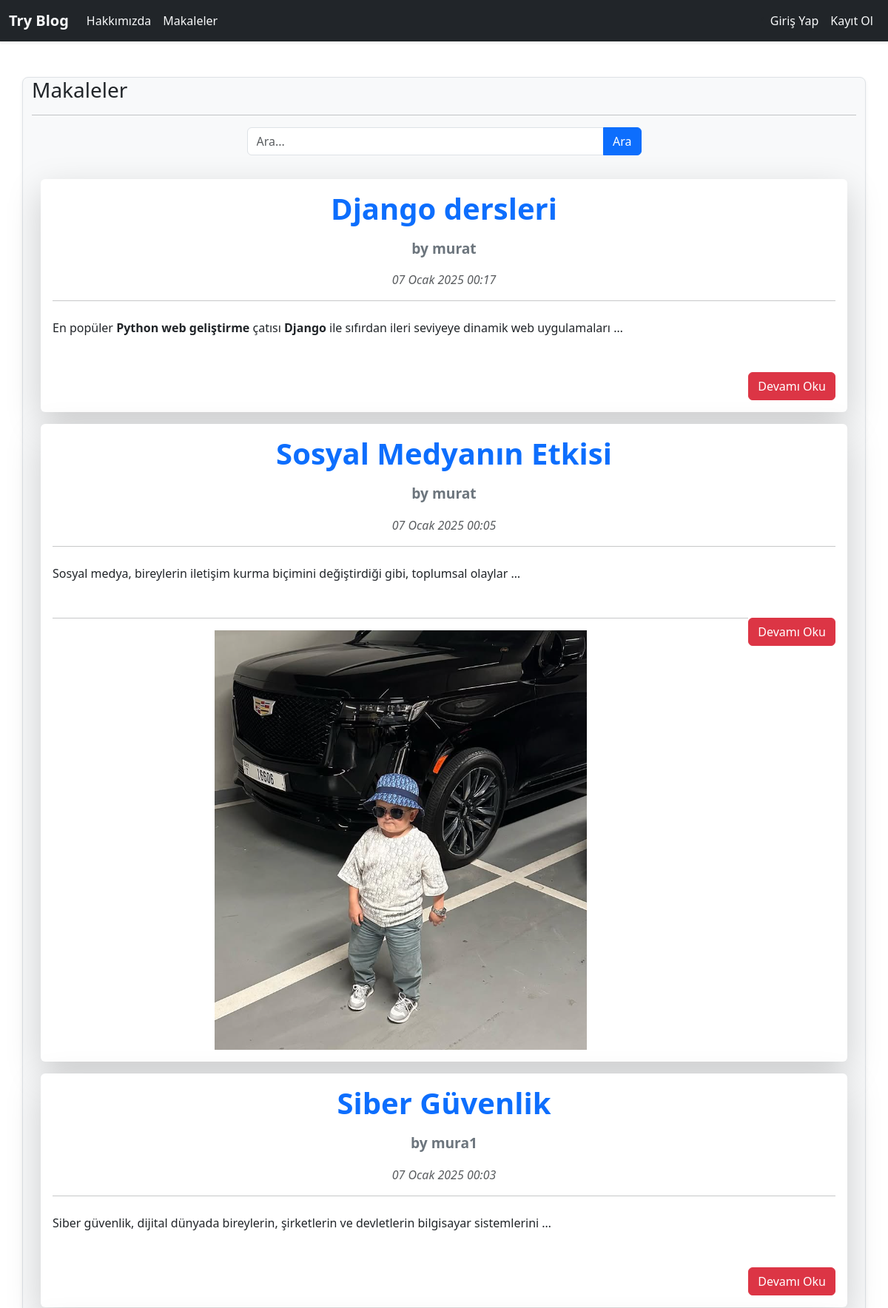
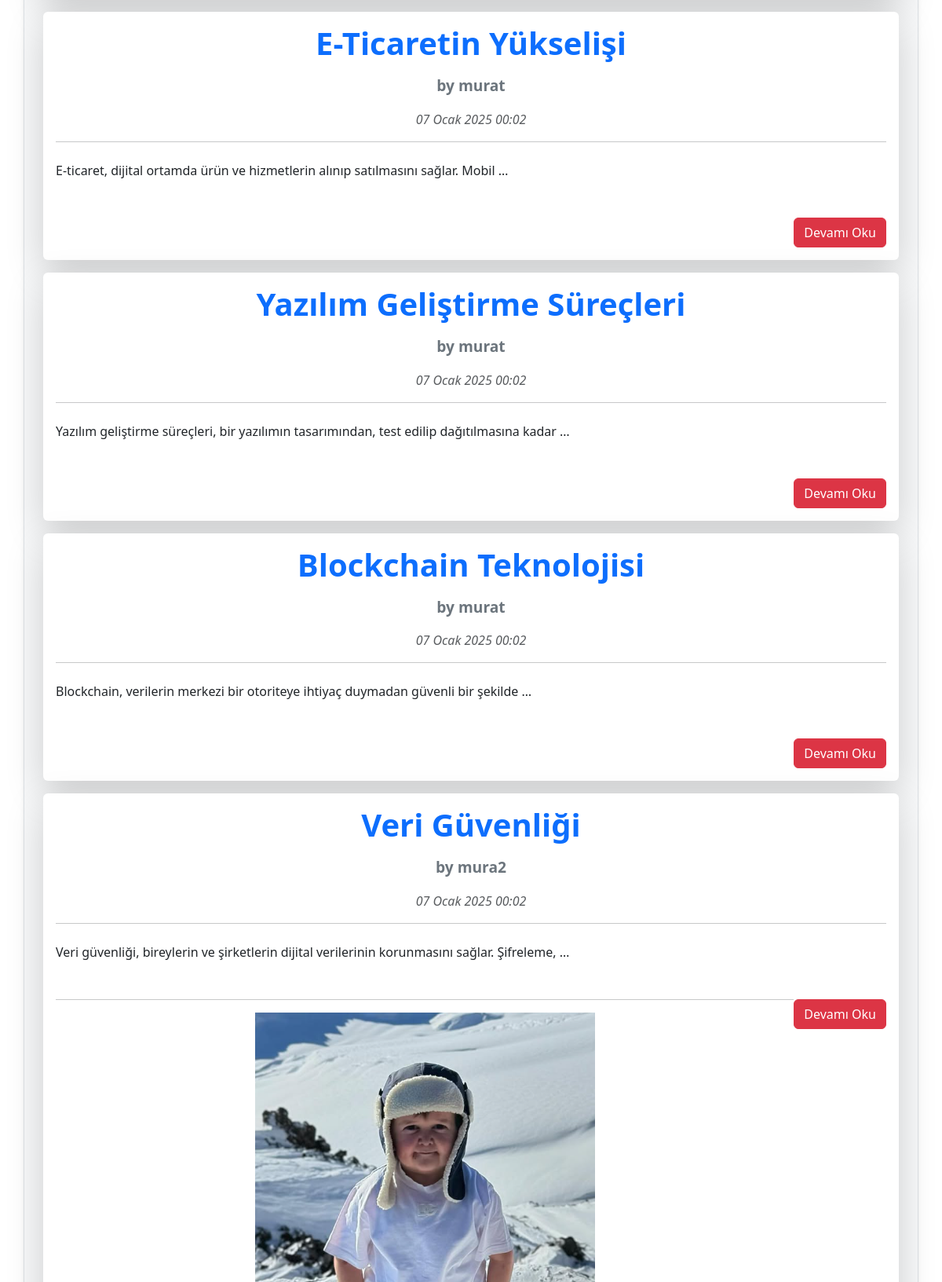
The app's page /articles/ (upper part) with its own data (2 pictures, top to bottom).
### article/models.py (models this page shows, shortened)
class Article(models.Model):
    author = models.ForeignKey("auth.User", on_delete=models.CASCADE, verbose_name="Yazar")
    title = models.CharField(max_length=50, verbose_name="Başlık")
    content = RichTextField(verbose_name="İçerik")
    created_date = models.DateTimeField(auto_now_add=True, verbose_name="Oluşturulma Tarihi")
    article_image = models.FileField(blank=True,null=True,verbose_name="Makaleye Fotoğraf Ekleyin") # blank ve null true olduğu için doldurulması zorunlu değil
    class Meta:
        ordering = ['-created_date'] # created_date alanına göre sıralama yapar başına - koyduğumuz için en son ilk gösterilir

### article/views.py (the view)
# urls.py: path("",views.articles,name = 'articles'),
def articles(request):
    keyword = request.GET.get("keyword") # keyword değişkenine url'den gelen keyword'ü atadık
    if keyword: # eğer keyword varsa
        articles = Article.objects.filter(title__contains = keyword) # Article modelindeki title'ı keyword'ü içeren article'ları getir
        return render(request,"articles.html",{"articles":articles}) # articles.html dosyasını döndürür ve article'ları gönderir
    articles = Article.objects.all() # Article modelindeki tüm article'ları getir eğer keyword yoksa
    return render(request,"articles.html",{"articles":articles})

### templates/articles.html (shortened to what this page needs)
{% extends "layout.html" %} {% block body %}
<h3>Makaleler</h3>
<hr />
<div class="container">
  <div class="row justify-content-center">
    <div class="col-md-6">
      <form>
        <div class="input-group mb-3">
          <input
            type="search"
            id="form1"
            name="keyword"
            class="form-control"
            placeholder="Ara..."
            aria-label="Ara"
            aria-describedby="search-button"
          />
          <button type="submit" class="btn btn-primary" id="search-button">
            Ara
          </button>
        </div>
      </form>
    </div>
  </div>
</div>
{% if articles %} {% for article in articles %}
<div class="container mt-3">
  <div class="row justify-content-center">
    <div class="col-lg-12">
      <div class="card shadow-lg border-0">
        <div class="card-body">
          <header class="mb-4">
            <h1 class="card-title fw-bolder mb-3 text-center">
              <a
                href="{% url 'article:detail' article.id %}"
                class="text-primary text-decoration-none fw-bold hover-scale"
                >{{ article.title }}</a
              >
            </h1>
            <div
              class="fw-bold text-secondary mb-3 text-center"
              style="font-size: 1.2em"
            >
              by {{ article.author.username }}
            </div>
            <div class="text-muted fst-italic mb-2 text-center">
              {{ article.created_date }}
            </div>
            <hr />
          </header>
          <section class="mb-5">
            <p class="fs-5 mb-4 text-justify">
              {{ article.content|safe|truncatewords:10 }}
            </p>
          </section>
          <a
            style="float: right"
            href="{% url 'article:detail' article.id %}"
            class="btn btn-danger"
            >Devamı Oku</a
          >
          {% if article.article_image %}
          <hr />
          <a href="{% url 'article:detail' article.id %}"
            ><img
              src="{{ article.article_image.url }}"
              alt="Resim"
              class="img-fluid mx-auto d-block"
          /></a>
          {% endif %}
        </div>
      </div>
    </div>
  </div>
</div>
{% endfor %} {% else %}
<div class="alert alert-danger">Makale bulunamadı.</div>
{% endif %} {% endblock body %}

### templates/layout.html (shortened to what this page needs)
<!doctype html>
{% load static %}
<html lang="en">
  <head>
    <link rel="stylesheet" href="{% static 'css/bootstrap.min.css' %}">
  </head>
  <body>
        {% include "includes/navbar.html" %}
    <div class="container my-5 bg-light border rounded-3 shadow-sm">
        {% block body %}
        {% endblock %}
    </div>
  </body>
</html>

### templates/includes/navbar.html (shortened to what this page needs)
<nav class="navbar navbar-expand-lg navbar-dark bg-dark shadow-sm">
  <div class="container-fluid">
    <a class="navbar-brand fw-bold text-light" href="{% url 'index'%}">Try Blog</a>
    <div class="collapse navbar-collapse" id="navbarSupportedContent">
      <ul class="navbar-nav me-auto mb-2 mb-lg-0">
        <li class="nav-item">
          <a class="nav-link active text-light" aria-current="page" href="{% url 'about'%}">Hakkımızda</a>
        </li>
        <li class="nav-item">
          <a class="nav-link active text-light" aria-current="page" href="{% url 'article:articles'%}">Makaleler</a>
        </li>
      </ul>
      <ul class="navbar-nav ml-auto mb-2 mb-lg-0">,
      {% if request.user.is_authenticated  %}
        <li class="nav-item">
          <a class="nav-link active text-light" aria-current="page" href="{% url 'article:dashboard'%}">Kontrol Paneli</a>
        </li>
        <li class="nav-item">
          <a class="nav-link active text-light" aria-current="page" href="{% url 'user:logout'%}">Çıkış yap</a>
        </li>
      {% else %}
        <li class="nav-item">
          <a class="nav-link active text-light" aria-current="page" href="{% url 'user:login'%}">Giriş Yap</a>
        </li>
        <li class="nav-item">
          <a class="nav-link active text-light" aria-current="page" href="{% url 'user:register'%}">Kayıt Ol</a>
        </li>
      {% endif %}
      </ul>
    </div>
  </div>
</nav>

### records on screen
Article: title "Django dersleri", author.username "murat", created_date "07 Ocak 2025 00:17", content "En popüler Python web geliştirme çatısı Django ile sıfırdan ileri seviyeye dinamik web uygulamaları …"
Article: title "Sosyal Medyanın Etkisi", author.username "murat", created_date "07 Ocak 2025 00:05", content "Sosyal medya, bireylerin iletişim kurma biçimini değiştirdiği gibi, toplumsal olaylar …", article_image (picture)
Article: title "Siber Güvenlik", author.username "mura1", created_date "07 Ocak 2025 00:03", content "Siber güvenlik, dijital dünyada bireylerin, şirketlerin ve devletlerin bilgisayar sistemlerini …"
Article: title "E-Ticaretin Yükselişi", author.username "murat", created_date "07 Ocak 2025 00:02", content "E-ticaret, dijital ortamda ürün ve hizmetlerin alınıp satılmasını sağlar. Mobil …"
Article: title "Yazılım Geliştirme Süreçleri", author.username "murat", created_date "07 Ocak 2025 00:02", content "Yazılım geliştirme süreçleri, bir yazılımın tasarımından, test edilip dağıtılmasına kadar …"
Article: title "Blockchain Teknolojisi", author.username "murat", created_date "07 Ocak 2025 00:02", content "Blockchain, verilerin merkezi bir otoriteye ihtiyaç duymadan güvenli bir şekilde …"
Article: title "Veri Güvenliği", author.username "mura2", created_date "07 Ocak 2025 00:02", content "Veri güvenliği, bireylerin ve şirketlerin dijital verilerinin korunmasını sağlar. Şifreleme, …", article_image (picture)
